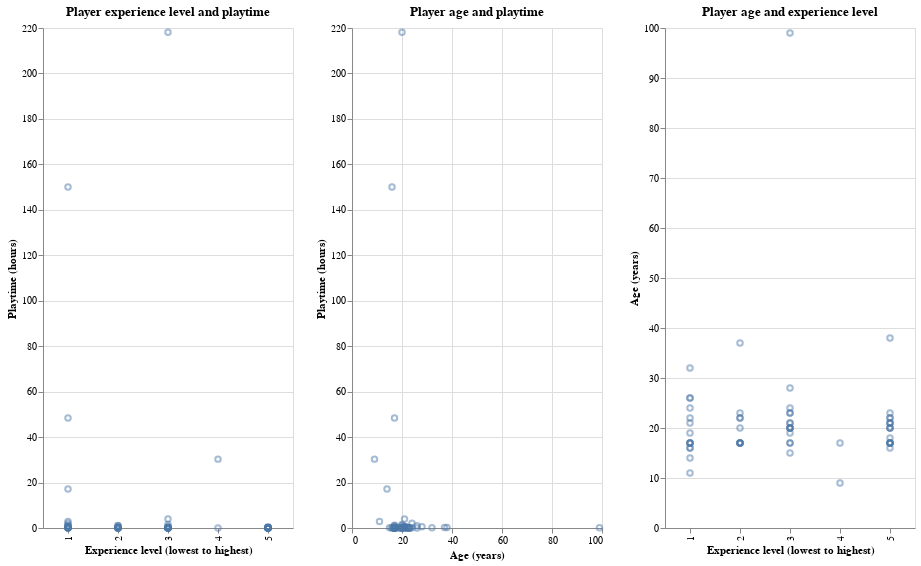

Notebook cell for this chart:
### Markdown cell above
Three different visualizations that illustrate the relationship between player age, experience, and playtime were plotted twice, one set representing all the values of the dataframe while the other excludes outliers in playtime and age for improved interpretability. Side-by-side visualizations were used for ease of comparison between the variables “age” and “experience level” in relation to the response variable, as well as to illustrate the relation between the two explanatory variables. Each plot was assigned appropriate titles, axis labels, and opacity for readability, while the width and heights were adjusted to decrease overlap. The overlap of points in the plot was further reduced by excluding the outliers which stretched the plot’s axes.

### Code cell
#age_prediction_grid = players_filtered[["age"]].agg(["min", "max"])
#age_prediction_grid["predicted"] = lm.predict(age_prediction_grid)

age_scatter1 = alt.Chart(testing_data, title="Player age and playtime").mark_point(opacity=0.5).encode(
    x=alt.X("age").scale(zero=False).title("Age (years)"),
    y=alt.Y("played_hours").title("Playtime (hours)")
).properties(width=250, height=500)

experience_scatter1 = alt.Chart(testing_data, title="Player experience level and playtime").mark_point(opacity=0.5).encode(
    x=alt.X("experience_num:O").scale(zero=False).title("Experience level (lowest to highest)"),
    y=alt.Y("played_hours").title("Playtime (hours)")
).properties(width=250, height=500)

age_exp_scatter = alt.Chart(testing_data, title="Player age and experience level").mark_point(opacity=0.5).encode(
    x=alt.X("experience_num:O").scale(zero=False).title("Experience level (lowest to highest)"),
    y=alt.Y("age").title("Age (years)")
).properties(width=250, height=500)

display(experience_scatter1 | age_scatter1 | age_exp_scatter)

### Figure 1 — Vega specification as saved in the notebook (floating-point values rounded to 4 significant figures)
{"$schema": "https://vega.github.io/schema/vega/v5.json", "data": [{"name": "source_0"}, {"name": "data_0", "values": [{"experience_num": 3, "played_hours": 4.0}, {"experience_num": 5, "played_hours": 0.0}, {"experience_num": 1, "played_hours": 0.7}, {"experience_num": 1, "played_hours": 0.0}, {"experience_num": 5, "played_hours": 0.0}, {"experience_num": 5, "played_hours": 0.0}, {"experience_num": 3, "played_hours": 1.5}, {"experience_num": 3, "played_hours": 0.1}, {"experience_num": 5, "played_hours": 0.1}, {"experience_num": 5, "played_hours": 0.6}, {"experience_num": 3, "played_hours": 0.6}, {"experience_num": 1, "played_hours": 17.2}, {"experience_num": 5, "played_hours": 0.0}, {"experience_num": 2, "played_hours": 0.0}, {"experience_num": 2, "played_hours": 1.1}, {"experience_num": 1, "played_hours": 1.0}, {"experience_num": 5, "played_hours": 0.0}, {"experience_num": 3, "played_hours": 0.0}, {"experience_num": 3, "played_hours": 0.1}, {"experience_num": 1, "played_hours": 2.1}, {"experience_num": 5, "played_hours": 0.0}, {"experience_num": 2, "played_hours": 0.0}, {"experience_num": 1, "played_hours": 2.9}, {"experience_num": 5, "played_hours": 0.0}, {"experience_num": 1, "played_hours": 1.2}, {"experience_num": 1, "played_hours": 0.1}, {"experience_num": 2, "played_hours": 0.2}, {"experience_num": 3, "played_hours": 0.0}, {"experience_num": 2, "played_hours": 1.0}, {"experience_num": 5, "played_hours": 0.1}, {"experience_num": 2, "played_hours": 0.0}, {"experience_num": 4, "played_hours": 30.3}, {"experience_num": 2, "played_hours": 0.0}, {"experience_num": 5, "played_hours": 0.2}, {"experience_num": 2, "played_hours": 0.0}, {"experience_num": 5, "played_hours": 0.0}, {"experience_num": 5, "played_hours": 0.1}, {"experience_num": 1, "played_hours": 150.0}, {"experience_num": 4, "played_hours": 0.0}, {"experience_num": 5, "played_hours": 0.1}, {"experience_num": 3, "played_hours": 218.1}, {"experience_num": 1, "played_hours": 0.2}, {"experience_num": 1, "played_hours": 0.0}, {"experience_num": 5, "played_hours": 0.0}, {"experience_num": 1, "played_hours": 0.3}, {"experience_num": 1, "played_hours": 0.0}, {"experience_num": 1, "played_hours": 0.5}, {"experience_num": 3, "played_hours": 0.0}, {"experience_num": 3, "played_hours": 0.0}, {"experience_num": 3, "played_hours": 0.1}, {"experience_num": 2, "played_hours": 0.4}, {"experience_num": 3, "played_hours": 0.0}, {"experience_num": 3, "played_hours": 0.0}, {"experience_num": 2, "played_hours": 0.0}, {"experience_num": 3, "played_hours": 0.1}, {"experience_num": 1, "played_hours": 48.4}, {"experience_num": 5, "played_hours": 0.0}, {"experience_num": 3, "played_hours": 0.5}, {"experience_num": 5, "played_hours": 0.1}]}, {"name": "data_1", "values": [{"age": 21, "played_hours": 4.0}, {"age": 22, "played_hours": 0.0}, {"age": 21, "played_hours": 0.7}, {"age": 16, "played_hours": 0.0}, {"age": 17, "played_hours": 0.0}, {"age": 20, "played_hours": 0.0}, {"age": 20, "played_hours": 1.5}, {"age": 99, "played_hours": 0.1}, {"age": 21, "played_hours": 0.1}, {"age": 21, "played_hours": 0.6}, {"age": 28, "played_hours": 0.6}, {"age": 14, "played_hours": 17.2}, {"age": 17, "played_hours": 0.0}, {"age": 17, "played_hours": 0.0}, {"age": 20, "played_hours": 1.1}, {"age": 26, "played_hours": 1.0}, {"age": 21, "played_hours": 0.0}, {"age": 23, "played_hours": 0.0}, {"age": 15, "played_hours": 0.1}, {"age": 24, "played_hours": 2.1}, {"age": 23, "played_hours": 0.0}, {"age": 17, "played_hours": 0.0}, {"age": 11, "played_hours": 2.9}, {"age": 17, "played_hours": 0.0}, {"age": 17, "played_hours": 1.2}, {"age": 32, "played_hours": 0.1}, {"age": 37, "played_hours": 0.2}, {"age": 23, "played_hours": 0.0}, {"age": 17, "played_hours": 1.0}, {"age": 22, "played_hours": 0.1}, {"age": 23, "played_hours": 0.0}, {"age": 9, "played_hours": 30.3}, {"age": 17, "played_hours": 0.0}, {"age": 38, "played_hours": 0.2}, {"age": 22, "played_hours": 0.0}, {"age": 17, "played_hours": 0.0}, {"age": 16, "played_hours": 0.1}, {"age": 16, "played_hours": 150.0}, {"age": 17, "played_hours": 0.0}, {"age": 17, "played_hours": 0.1}, {"age": 20, "played_hours": 218.1}, {"age": 22, "played_hours": 0.2}, {"age": 19, "played_hours": 0.0}, {"age": 20, "played_hours": 0.0}, {"age": 17, "played_hours": 0.3}, {"age": 26, "played_hours": 0.0}, {"age": 17, "played_hours": 0.5}, {"age": 20, "played_hours": 0.0}, {"age": 17, "played_hours": 0.0}, {"age": 21, "played_hours": 0.1}, {"age": 22, "played_hours": 0.4}, {"age": 19, "played_hours": 0.0}, {"age": 17, "played_hours": 0.0}, {"age": 17, "played_hours": 0.0}, {"age": 24, "played_hours": 0.1}, {"age": 17, "played_hours": 48.4}, {"age": 20, "played_hours": 0.0}, {"age": 20, "played_hours": 0.5}, {"age": 18, "played_hours": 0.1}]}, {"name": "data_2", "values": [{"age": 21, "experience_num": 3}, {"age": 22, "experience_num": 5}, {"age": 21, "experience_num": 1}, {"age": 16, "experience_num": 1}, {"age": 17, "experience_num": 5}, {"age": 20, "experience_num": 5}, {"age": 20, "experience_num": 3}, {"age": 99, "experience_num": 3}, {"age": 21, "experience_num": 5}, {"age": 21, "experience_num": 5}, {"age": 28, "experience_num": 3}, {"age": 14, "experience_num": 1}, {"age": 17, "experience_num": 5}, {"age": 17, "experience_num": 2}, {"age": 20, "experience_num": 2}, {"age": 26, "experience_num": 1}, {"age": 21, "experience_num": 5}, {"age": 23, "experience_num": 3}, {"age": 15, "experience_num": 3}, {"age": 24, "experience_num": 1}, {"age": 23, "experience_num": 5}, {"age": 17, "experience_num": 2}, {"age": 11, "experience_num": 1}, {"age": 17, "experience_num": 5}, {"age": 17, "experience_num": 1}, {"age": 32, "experience_num": 1}, {"age": 37, "experience_num": 2}, {"age": 23, "experience_num": 3}, {"age": 17, "experience_num": 2}, {"age": 22, "experience_num": 5}, {"age": 23, "experience_num": 2}, {"age": 9, "experience_num": 4}, {"age": 17, "experience_num": 2}, {"age": 38, "experience_num": 5}, {"age": 22, "experience_num": 2}, {"age": 17, "experience_num": 5}, {"age": 16, "experience_num": 5}, {"age": 16, "experience_num": 1}, {"age": 17, "experience_num": 4}, {"age": 17, "experience_num": 5}, {"age": 20, "experience_num": 3}, {"age": 22, "experience_num": 1}, {"age": 19, "experience_num": 1}, {"age": 20, "experience_num": 5}, {"age": 17, "experience_num": 1}, {"age": 26, "experience_num": 1}, {"age": 17, "experience_num": 1}, {"age": 20, "experience_num": 3}, {"age": 17, "experience_num": 3}, {"age": 21, "experience_num": 3}, {"age": 22, "experience_num": 2}, {"age": 19, "experience_num": 3}, {"age": 17, "experience_num": 3}, {"age": 17, "experience_num": 2}, {"age": 24, "experience_num": 3}, {"age": 17, "experience_num": 1}, {"age": 20, "experience_num": 5}, {"age": 20, "experience_num": 3}, {"age": 18, "experience_num": 5}]}, {"name": "data_0_concat_0_x_domain_experience_num", "values": [{"experience_num": 3}, {"experience_num": 5}, {"experience_num": 1}, {"experience_num": 2}, {"experience_num": 4}]}, {"name": "data_0_concat_0_y_domain_played_hours", "values": [{"min": 0.0, "max": 218.1}]}, {"name": "data_1_concat_1_x_domain_age", "values": [{"min": 9, "max": 99}]}, {"name": "data_1_concat_1_y_domain_played_hours", "values": [{"min": 0.0, "max": 218.1}]}, {"name": "data_2_concat_2_x_domain_experience_num", "values": [{"experience_num": 3}, {"experience_num": 5}, {"experience_num": 1}, {"experience_num": 2}, {"experience_num": 4}]}, {"name": "data_2_concat_2_y_domain_age", "values": [{"min": 9, "max": 99}]}], "signals": [{"name": "childWidth", "value": 250}], "marks": [{"type": "group", "name": "concat_0_group", "encode": {"update": {"width": {"signal": "childWidth"}, "height": {"signal": "height"}}}, "marks": [{"type": "symbol", "name": "concat_0_marks", "from": {"data": "data_0"}, "encode": {"update": {"opacity": {"value": 0.5}, "fill": {"value": "transparent"}, "x": {"field": "experience_num", "scale": "concat_0_x"}, "stroke": {"value": "#4c78a8"}, "y": {"field": "played_hours", "scale": "concat_0_y"}}}, "style": ["point"]}], "axes": [{"scale": "concat_0_y", "domain": false, "tickCount": {"signal": "ceil(height/40)"}, "labels": false, "zindex": 0, "minExtent": 0, "ticks": false, "orient": "left", "maxExtent": 0, "aria": false, "gridScale": "concat_0_x", "grid": true}, {"scale": "concat_0_x", "labelBaseline": "middle", "labelAlign": "right", "zindex": 0, "grid": false, "orient": "bottom", "title": "Experience level (lowest to highest)", "labelAngle": 270}, {"scale": "concat_0_y", "title": "Playtime (hours)", "labelOverlap": true, "orient": "left", "grid": false, "tickCount": {"signal": "ceil(height/40)"}, "zindex": 0}], "title": {"text": "Player experience level and playtime", "frame": "group"}, "style": "cell"}, {"type": "group", "name": "concat_1_group", "encode": {"update": {"height": {"signal": "height"}, "width": {"signal": "childWidth"}}}, "marks": [{"type": "symbol", "name": "concat_1_marks", "from": {"data": "data_1"}, "encode": {"update": {"y": {"field": "played_hours", "scale": "concat_1_y"}, "stroke": {"value": "#4c78a8"}, "fill": {"value": "transparent"}, "opacity": {"value": 0.5}, "x": {"field": "age", "scale": "concat_1_x"}}}, "style": ["point"]}], "axes": [{"scale": "concat_1_x", "maxExtent": 0, "zindex": 0, "gridScale": "concat_1_y", "grid": true, "labels": false, "tickCount": {"signal": "ceil(childWidth/40)"}, "ticks": false, "domain": false, "minExtent": 0, "orient": "bottom", "aria": false}, {"scale": "concat_1_y", "aria": false, "zindex": 0, "labels": false, "tickCount": {"signal": "ceil(height/40)"}, "maxExtent": 0, "ticks": false, "orient": "left", "gridScale": "concat_1_x", "grid": true, "minExtent": 0, "domain": false}, {"scale": "concat_1_x", "labelOverlap": true, "grid": false, "orient": "bottom", "title": "Age (years)", "labelFlush": true, "tickCount": {"signal": "ceil(childWidth/40)"}, "zindex": 0}, {"scale": "concat_1_y", "zindex": 0, "title": "Playtime (hours)", "orient": "left", "labelOverlap": true, "grid": false, "tickCount": {"signal": "ceil(height/40)"}}], "title": {"text": "Player age and playtime", "frame": "group"}, "style": "cell"}, {"type": "group", "name": "concat_2_group", "encode": {"update": {"width": {"signal": "childWidth"}, "height": {"signal": "height"}}}, "marks": [{"type": "symbol", "name": "concat_2_marks", "from": {"data": "data_2"}, "encode": {"update": {"opacity": {"value": 0.5}, "x": {"field": "experience_num", "scale": "concat_2_x"}, "stroke": {"value": "#4c78a8"}, "y": {"field": "age", "scale": "concat_2_y"}, "fill": {"value": "transparent"}}}, "style": ["point"]}], "axes": [{"scale": "concat_2_y", "aria": false, "minExtent": 0, "zindex": 0, "maxExtent": 0, "ticks": false, "gridScale": "concat_2_x", "labels": false, "domain": false, "tickCount": {"signal": "ceil(height/40)"}, "orient": "left", "grid": true}, {"scale": "concat_2_x", "labelAlign": "right", "orient": "bottom", "title": "Experience level (lowest to highest)", "labelAngle": 270, "grid": false, "zindex": 0, "labelBaseline": "middle"}, {"scale": "concat_2_y", "grid": false, "tickCount": {"signal": "ceil(height/40)"}, "zindex": 0, "orient": "left", "labelOverlap": true, "title": "Age (years)"}], "title": {"text": "Player age and experience level", "frame": "group"}, "style": "cell"}], "scales": [{"name": "concat_0_x", "type": "point", "domain": {"data": "data_0_concat_0_x_domain_experience_num", "field": "experience_num", "sort": true}, "range": [0, {"signal": "childWidth"}], "padding": 0.5}, {"name": "concat_0_y", "type": "linear", "domain": [{"signal": "(data(\"data_0_concat_0_y_domain_played_hours\")[0] || {}).min"}, {"signal": "(data(\"data_0_concat_0_y_domain_played_hours\")[0] || {}).max"}], "range": [{"signal": "height"}, 0], "zero": true, "nice": true}, {"name": "concat_1_x", "type": "linear", "domain": [{"signal": "(data(\"data_1_concat_1_x_domain_age\")[0] || {}).min"}, {"signal": "(data(\"data_1_concat_1_x_domain_age\")[0] || {}).max"}], "range": [0, {"signal": "childWidth"}], "zero": false, "nice": true}, {"name": "concat_1_y", "type": "linear", "domain": [{"signal": "(data(\"data_1_concat_1_y_domain_played_hours\")[0] || {}).min"}, {"signal": "(data(\"data_1_concat_1_y_domain_played_hours\")[0] || {}).max"}], "range": [{"signal": "height"}, 0], "nice": true, "zero": true}, {"name": "concat_2_x", "type": "point", "domain": {"data": "data_2_concat_2_x_domain_experience_num", "field": "experience_num", "sort": true}, "range": [0, {"signal": "childWidth"}], "padding": 0.5}, {"name": "concat_2_y", "type": "linear", "domain": [{"signal": "(data(\"data_2_concat_2_y_domain_age\")[0] || {}).min"}, {"signal": "(data(\"data_2_concat_2_y_domain_age\")[0] || {}).max"}], "range": [{"signal": "height"}, 0], "nice": true, "zero": true}], "layout": {"padding": 20, "bounds": "full", "align": "each"}, "background": "white", "height": 500, "padding": 5}
